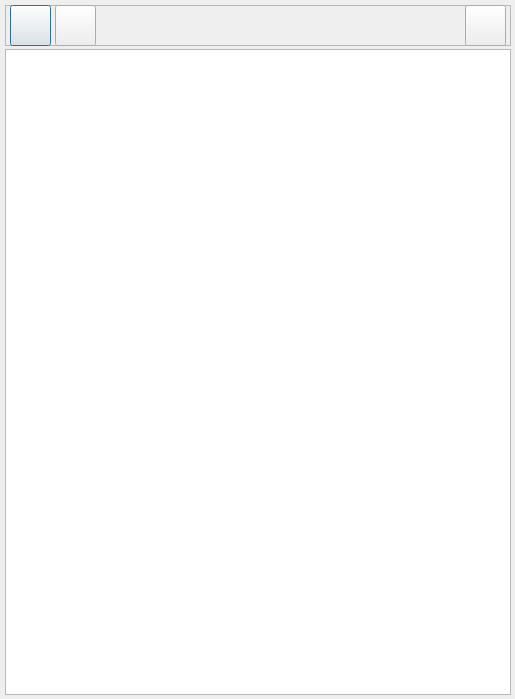
<?xml version="1.0" encoding="UTF-8"?>
<ui version="4.0">
 <class>SelectAllergenen</class>
 <widget class="QDialog" name="SelectAllergenen">
  <property name="geometry">
   <rect>
    <x>0</x>
    <y>0</y>
    <width>515</width>
    <height>699</height>
   </rect>
  </property>
  <property name="windowTitle">
   <string>Dialog</string>
  </property>
  <property name="modal">
   <bool>true</bool>
  </property>
  <widget class="QTableView" name="tvAllergenen">
   <property name="geometry">
    <rect>
     <x>5</x>
     <y>49</y>
     <width>506</width>
     <height>646</height>
    </rect>
   </property>
   <property name="alternatingRowColors">
    <bool>true</bool>
   </property>
   <property name="selectionBehavior">
    <enum>QAbstractItemView::SelectRows</enum>
   </property>
   <attribute name="verticalHeaderDefaultSectionSize">
    <number>42</number>
   </attribute>
   <attribute name="verticalHeaderMinimumSectionSize">
    <number>42</number>
   </attribute>
  </widget>
  <widget class="QFrame" name="frame">
   <property name="geometry">
    <rect>
     <x>5</x>
     <y>5</y>
     <width>506</width>
     <height>41</height>
    </rect>
   </property>
   <property name="sizePolicy">
    <sizepolicy hsizetype="Preferred" vsizetype="Fixed">
     <horstretch>0</horstretch>
     <verstretch>0</verstretch>
    </sizepolicy>
   </property>
   <property name="minimumSize">
    <size>
     <width>481</width>
     <height>41</height>
    </size>
   </property>
   <property name="maximumSize">
    <size>
     <width>16777215</width>
     <height>41</height>
    </size>
   </property>
   <property name="frameShape">
    <enum>QFrame::StyledPanel</enum>
   </property>
   <property name="frameShadow">
    <enum>QFrame::Raised</enum>
   </property>
   <property name="lineWidth">
    <number>2</number>
   </property>
   <widget class="QPushButton" name="btnBewerk">
    <property name="geometry">
     <rect>
      <x>5</x>
      <y>0</y>
      <width>41</width>
      <height>41</height>
     </rect>
    </property>
    <property name="text">
     <string/>
    </property>
    <property name="icon">
     <iconset resource="../resource.qrc">
      <normaloff>:/icons/icons/edit_button.png</normaloff>:/icons/icons/edit_button.png</iconset>
    </property>
   </widget>
   <widget class="QPushButton" name="btnOpslaan">
    <property name="geometry">
     <rect>
      <x>50</x>
      <y>0</y>
      <width>41</width>
      <height>41</height>
     </rect>
    </property>
    <property name="text">
     <string/>
    </property>
    <property name="icon">
     <iconset resource="../resource.qrc">
      <normaloff>:/icons/icons/save_close.png</normaloff>:/icons/icons/save_close.png</iconset>
    </property>
   </widget>
   <widget class="QPushButton" name="btnStop">
    <property name="geometry">
     <rect>
      <x>460</x>
      <y>0</y>
      <width>41</width>
      <height>41</height>
     </rect>
    </property>
    <property name="text">
     <string/>
    </property>
    <property name="icon">
     <iconset resource="../resource.qrc">
      <normaloff>:/icons/icons/stop2.png</normaloff>:/icons/icons/stop2.png</iconset>
    </property>
   </widget>
  </widget>
 </widget>
 <resources>
  <include location="../resource.qrc"/>
 </resources>
 <connections/>
</ui>
